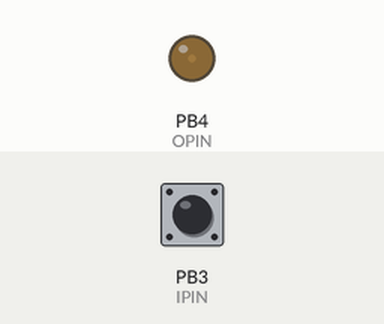
This sketch was run on a simulated ATtiny85, built with avr-gcc and run on an emulated ATtiny85. Shown: output pins drawn as LEDs (lit = HIGH). Dashed ring = blinking. The test bench sets the inputs (shaded band); at power-on: PB3 (IPIN) HIGH.

Above: at 1.2 s.
1.3 s: PB3 (IPIN) driven LOW
At 1.6 s:
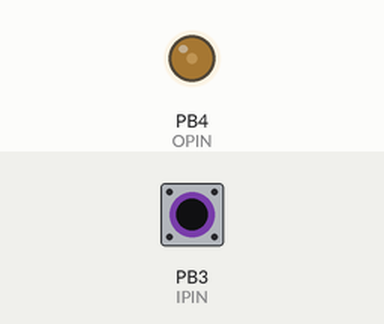
2.8 s: PB3 (IPIN) pulsed HIGH 2 times (0.12 s each, 0.3 s apart)
At 3.07 s:
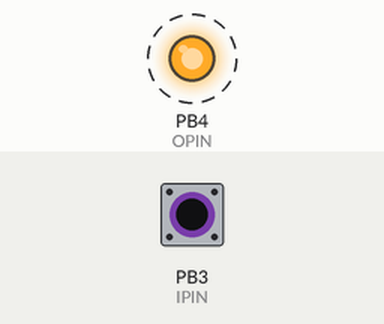
Timing chart, 0 to 11.8 s (numbered marks = the images above; inputs shaded):
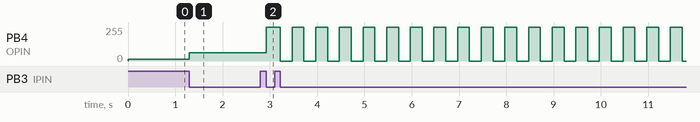

Measured:
- after the input at 1.3 s, PB4 (OPIN): 15/255 → 63/255 at once
- after the input at 2.8 s, PB4 (OPIN): alternates 255/255 for 0.25 s and 0/255 for 0.25 s, starting after 0.12 s

The sketch:

EdittedGregscode.ino
```cpp
/*
 * FinalFlashlightCode.ino
 * Greg Goldman
 * BME 590: Medical Instrumentation Design
 * Fall, 2018
 *
 * This code operates a flashlight on an ATTiny85 processor at a clock speed of 8 MHz
 * It is capable of 5 modes: low, medium, high, flash at high, and off
 * When off, the processor is put to sleep, reducing its current draw from a few mA
 * to less than 50 uA.
 *
 * It uses interrupts to record button inputs, and it has rudimentary software debounce
 * built in.
 *
 * A great challenge with the debounce was that the timer resets after going to sleep, so
 * it was hard to tell the time since the last press if the device had slept. This was solved
 * by implementing a delay of the bounce wait time before going to sleeep.
 *
 * All time variables are in microseconds because micros() works in the ISR, but millis doesn't
 *
 * In an unsigned long, there are 2^32 bits, so I can count to about 4.295 billion microseconds,
 * or about 4295 seconds, which is about 2.98 days before the timer count can roll over
 *
 * Related content can be found at https://github.com/GregGoldman/BlinkLight
 */

//Includes
#include <avr/io.h>
#include <avr/interrupt.h> //https://www.nongnu.org/avr-libc/user-manual/group__avr__interrupts.html
#include <avr/sleep.h> //https://www.nongnu.org/avr-libc/user-manual/group__avr__sleep.html
//https://bigdanzblog.wordpress.com/2014/08/10/attiny85-wake-from-sleep-on-pin-state-change-code-example/
// how to put attiny to sleep

int OPIN = 4;
int IPIN = 3;
bool Flash = LOW;
volatile bool swtch = HIGH;
unsigned long now = 0; //current time
unsigned long lastFlashTime = 0; // previous time
int State = 0;
/*
   0: off
   1: low
   2: med
   3: high
   4: 2Hz blink at high intensity
*/

void setup() {
  // Disable interrupt
  cli();
  // Register Initialization [1] p 64. I prefer Hex over Bin.
  PORTB = (~((1 << OPIN) | (1 << IPIN)));                   // Internal Pull-up is disabled for the nonfloating I/O pins (IPIN and OPIN)
  DDRB  = (1 << OPIN);                                      // Set OPIN to output (this is the LED Driver)
  PINB = 0x00;                                              // From Greg's code. Unnecessary but no harm.
  // interrupt Initialization [1] p 49
  GIMSK = 0x20;                                                // Global staging: Turns on pin interrupt capability [1] p200
  PCMSK = (1 << IPIN);                                      // Set IPIN to input-- interrupt (this is debounced button)
  // Shut Down ADC (Greg's Suggestion to save power)
  ADCSRA &= ~_BV(ADEN);                                      //if ADEN is on, turn off.
  // Enable interrupt
  sei();
}

void loop() {
  if (swtch) {
    SwitchStates();
  }
  analogWrite(OPIN, Flash?((4<<(State<<1))-1):0);
  if (State == 4) {
    FlashMode();
  }
  if (State == 0) {
    SleepMode();
  }
}

void SwitchStates(){
    State = (++State)%5;
    Flash = !(State == 0);
    swtch &= LOW;
}

void FlashMode(){
          now = micros();
      if (now - lastFlashTime > 250000) {
        Flash = !Flash;
        lastFlashTime = now;
      }
}

void SleepMode(){
      set_sleep_mode(SLEEP_MODE_PWR_DOWN);
      sleep_enable();
      sleep_cpu();
}

//Pin Change Interrupt Request 0 (don't look at nested interrupts)
ISR(PCINT0_vect) {
  // This will trigger on both rising and falling by default
  // need to read the state of the pin to tell if falling
      swtch |= !digitalRead(IPIN);
}
```
